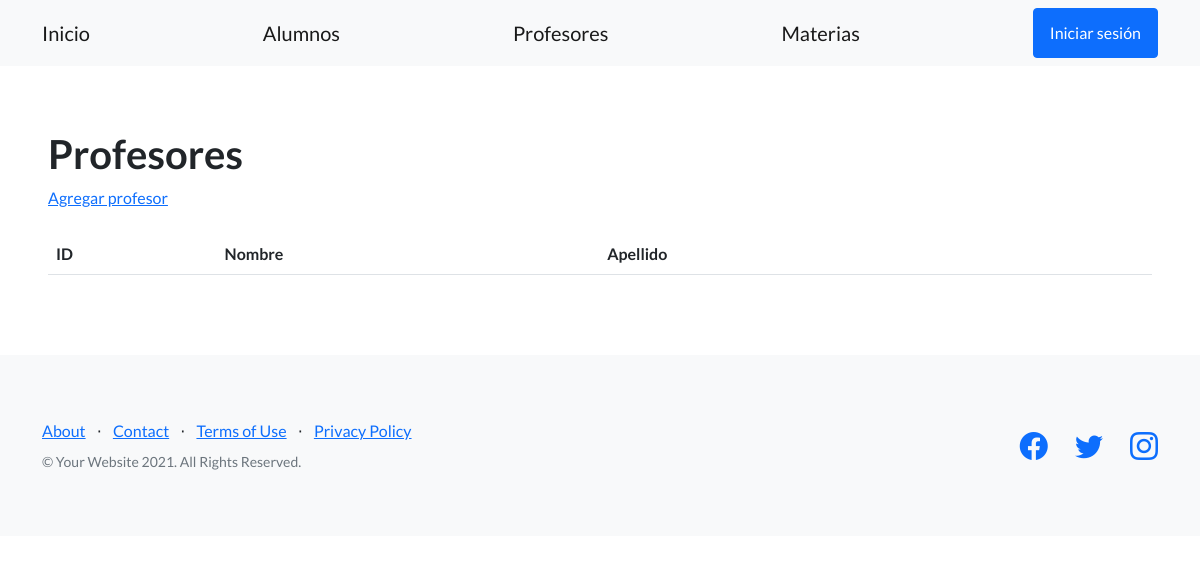
Page /app/profesores/ on the earlier database version.
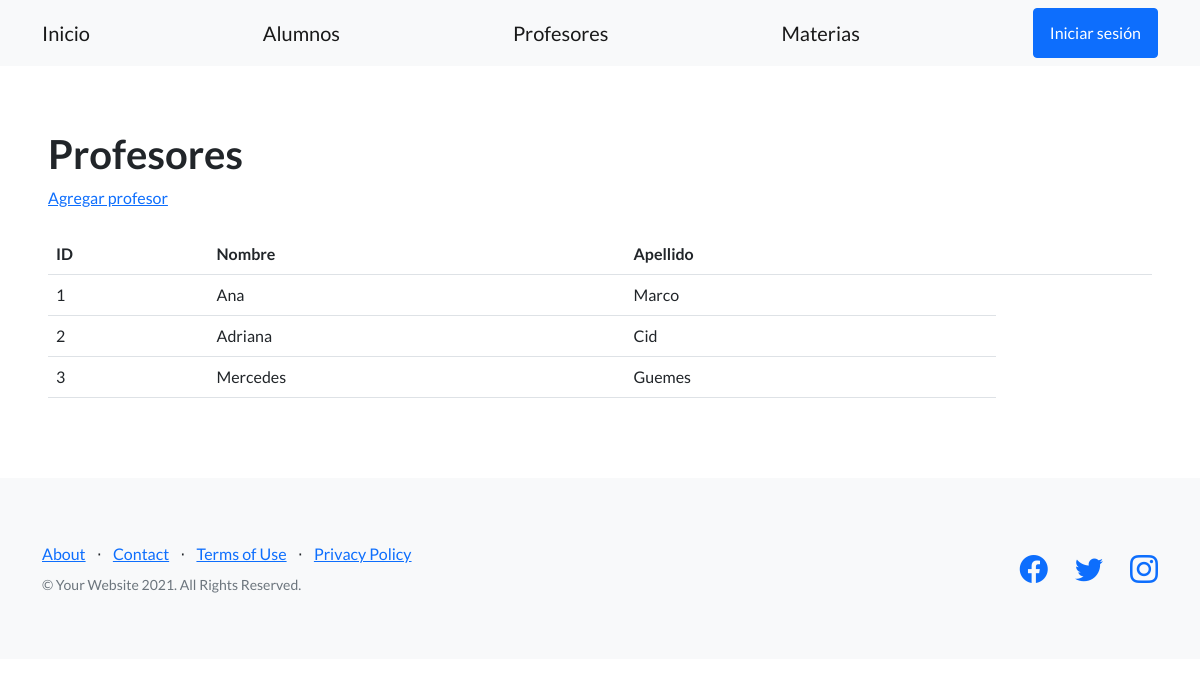
Same page on the later database version.
### app/models.py (models this page shows, shortened)
class Profesor(models.Model):
    nombre=models.CharField(max_length=50)
    apellido=models.CharField(max_length=50)
    email=models.EmailField()

### app/views.py (the view)
# urls.py: path('profesores/', listar_profesores, name="profesores"),
def listar_profesores(request):
    contexto = {
        "profesores": Profesor.objects.all(),
    }
    http_response= render(
        request=request,
        template_name='app/profesores.html',
        context=contexto,
    )
    return http_response

### app/templates/app/profesores.html
{% extends "app/base.html" %}
{% load static %}
{% block contenido %}
<section>
  <div>
    <h1>Profesores</h1>
    <a href="{% url 'agregar_profesor' %}">Agregar profesor</a>
    <br><br>
    <table class="table">
      <tbody>
        <tr>
          <th>ID</th>
          <th>Nombre</th>
          <th>Apellido</th>
          <th></th>
          <th></th>
        </tr>
        {% for profesor in profesores %}
        <tr>
          <td>{{ profesor.id }}</td>
          <td>{{ profesor.nombre }}</td>
          <td>{{ profesor.apellido }}</td>
        </tr>
        {% endfor %}
      </tbody>
    </table>
  </div>
</section>
{% endblock contenido %}

Differences in the rows shown:
added Profesor: id "1", nombre "Ana", apellido "Marco"
added Profesor: id "2", nombre "Adriana", apellido "Cid"
added Profesor: id "3", nombre "Mercedes", apellido "Guemes"
